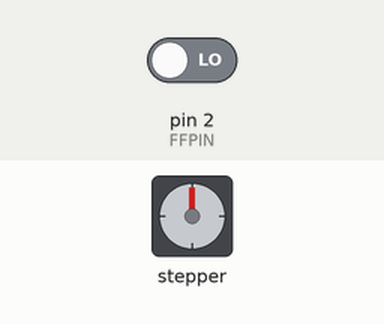
This sketch was run on a simulated Arduino Uno, built with avr-gcc and run on an emulated ATmega328P. On the bench: stepper motor. Inputs (shaded band) come from the test bench; at power-on: pin 2 (FFPIN) LOW. The local clock reads 2024-03-15 10:24:30 at power-on unless the sketch sets it; stepper angles assume 2048 steps per turn; what the sketch prints to the serial monitor is not drawn.

Above: at 1.2 s.
1.3 s: pin 2 (FFPIN) driven HIGH
At 4.05 s:
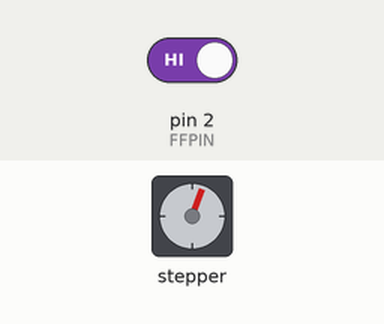
4.3 s: pin 2 (FFPIN) driven LOW
5.8 s: pin 2 (FFPIN) driven HIGH
At 9.09 s:
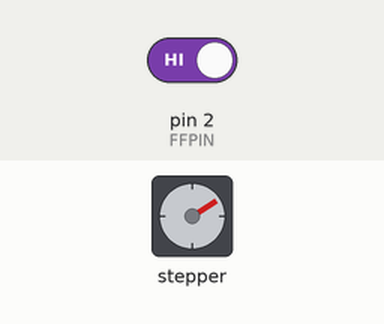
At 9.71 s:
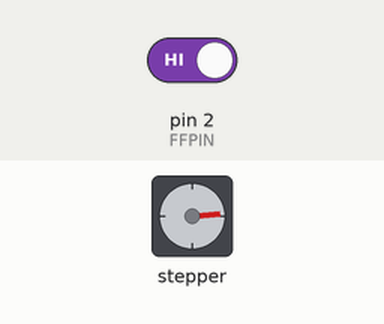
Timing chart, 0 to 23.8 s (numbered marks = the images above; inputs shaded):
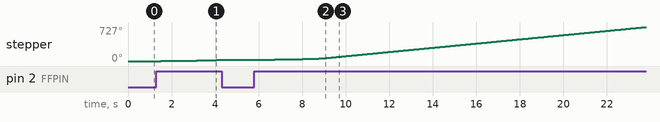

The sketch:

hour_clock.ino
```cpp
#include <Wire.h>
#include <DS3231.h>
#include <Stepper.h>

DS3231  rtc(SDA, SCL);

long sec;
long m=0;
#define FFPIN 2
int rep=0;

const int stepsPerRevolution = 2048;  // change this to fit the number of steps per revolution
// for your motor

// initialize the stepper library on pins 8 through 11:
//Stepper myStepper(stepsPerRevolution, 8, 10, 9, 11);

//Reversal rotation
Stepper myStepper(stepsPerRevolution, 11, 9, 10, 8);


void setup() {
  // set the speed at 60 rpm:
  myStepper.setSpeed(1);
  // initialize the serial port:
  Serial.begin(9600);

  rtc.begin();
  sec = rtc.getUnixTime(rtc.getTime());

  pinMode(FFPIN, INPUT);
}

void loop() {
  int  buttonState = digitalRead(FFPIN);
  if ( buttonState == HIGH ){
    rep += 1; //key repeat
    if ( rep > 180 ){
      myStepper.setSpeed(8);
    }
    else if ( rep > 120 ){
      myStepper.setSpeed(4);
    }
    else if ( rep > 60 ){
      myStepper.setSpeed(2);
    }
    else{
      myStepper.setSpeed(1);
    }
    myStepper.step(1);
  }
  else{
    rep = 0;
    //clock mode
    //3600 sec == 2048 steps
    //30 sec ~ 17 steps
    long delta = rtc.getUnixTime(rtc.getTime()) - sec;
    if ( m + delta*2048L >= 3600L * 17L ){
      long n = (m + delta*2048L) / 3600L;
      myStepper.setSpeed(1);
      myStepper.step(n);
      sec += delta;
      m = m + delta*2048L - 3600L*n;
    }
    Serial.println(sec);
    delay(100);
  }
}
```

Measured:
- after the input at 1.3 s, stepper: keeps turning clockwise at about 10°/s, starting after 0.21 s
- after the input at 4.3 s, stepper: stops changing and stays 27°
- after the input at 5.8 s, stepper: keeps turning clockwise at about 39°/s, starting after 0.12 s
